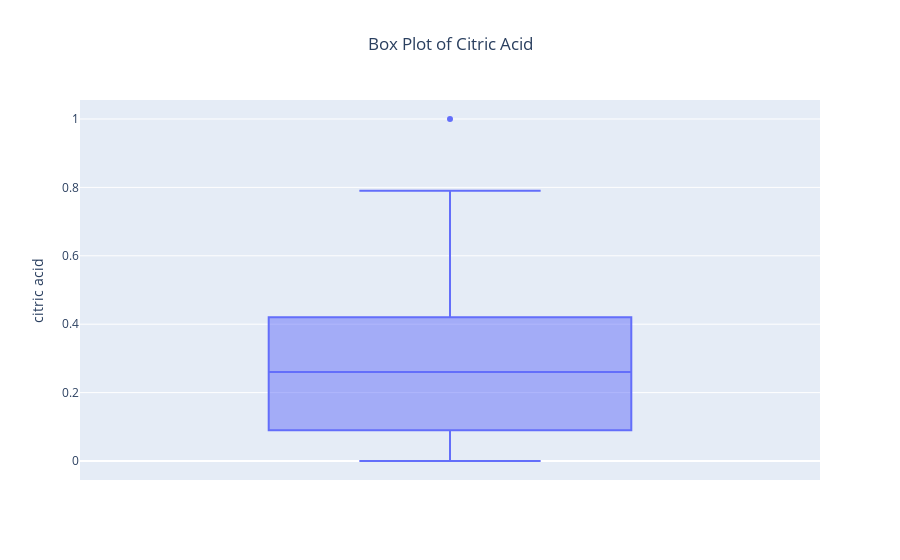

Write notebook code for a chart like this one.
### Markdown cell above
Above Box plot again has lots of outliers as lots of values are greater than (Q3 + 1.5IQR) and some vales are less than (Q1 - 1.5IQR).

### Code cell
fig = go.Figure(px.box(df, y= 'citric acid', title = 'Box Plot of Citric Acid'))
fig.update_layout(title_x=0.5)
fig.show()

### Figure 1 — Plotly figure (JSON) as saved in the notebook; plotly's stock layout.template omitted (floating-point values rounded to 4 significant figures; data arrays with more than 128 entries replaced by an {"elided": "..."} marker saying what was removed)
{"data": [{"alignmentgroup": "True", "hovertemplate": "citric acid=%{y}<extra></extra>", "legendgroup": "", "marker": {"color": "#636efa"}, "name": "", "notched": false, "offsetgroup": "", "orientation": "v", "showlegend": false, "type": "box", "x0": " ", "xaxis": "x", "y": {"elided": "1599 float values"}, "y0": " ", "yaxis": "y"}], "layout": {"boxmode": "group", "legend": {"tracegroupgap": 0}, "title": {"text": "Box Plot of Citric Acid", "x": 0.5}, "xaxis": {"anchor": "y", "domain": [0, 1]}, "yaxis": {"anchor": "x", "domain": [0, 1], "title": {"text": "citric acid"}}}}
